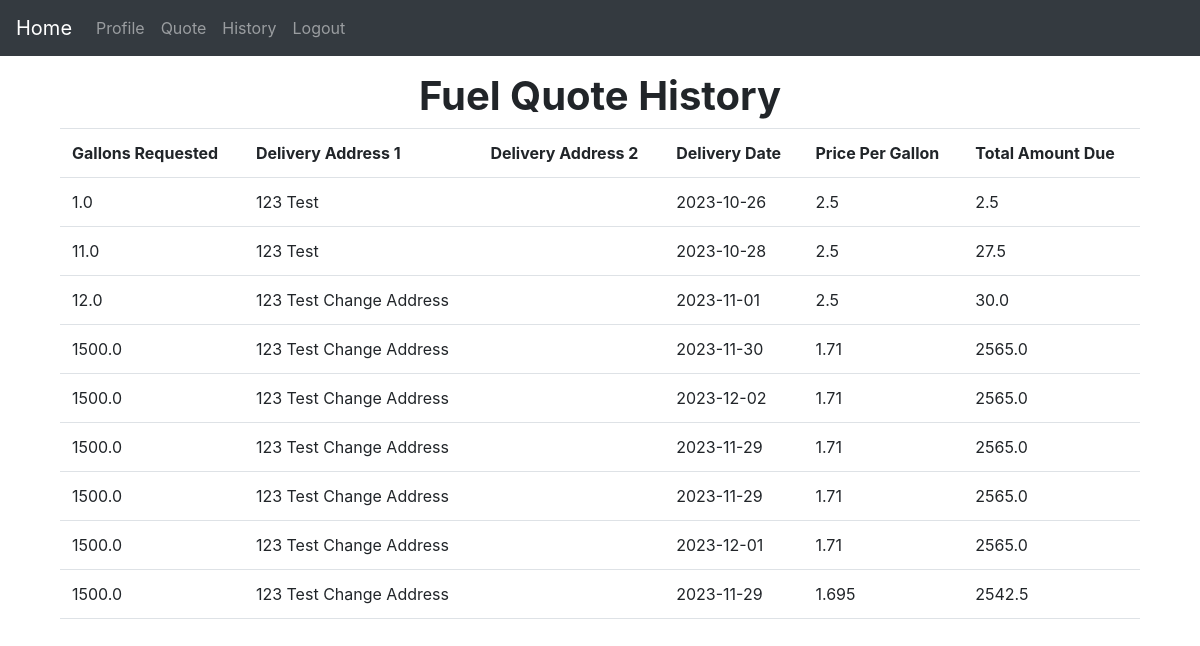
The app's page /history (signed in) with its own data.
### app.py (models this page shows)
class FuelQuote(db.Model):
    id = db.Column(db.Integer, primary_key=True)
    gallons = db.Column(db.Float)
    addressOne = db.Column(db.String(100))
    addressTwo = db.Column(db.String(100))
    deliveryDate = db.Column(db.String(10))
    pricePerGallon = db.Column(db.Float)
    totalAmountDue = db.Column(db.Float)
    user = db.relationship('UserCredentials', back_populates='quotes')
    user_id = db.Column(db.Integer, db.ForeignKey(UserCredentials.id))

### app.py (the view)
@app.route('/history')
@login_required
def history():
    quote_history = FuelQuote.query.filter_by(user_id=current_user.id).order_by(FuelQuote.deliveryDate).all()
    return render_template('history.html',
                           user=current_user,
                           quote_history=quote_history)

### app.py (called while the page is built)
@login_manager.user_loader
def load_user(id):
    return UserCredentials.query.get(int(id))

### templates/history.html
{% extends 'base.html' %} {% block title %}History{% endblock %} {% block
content %}
<div class="container py-3">
  <h1 align="center"><strong>Fuel Quote History</strong></h1>
  <table class="table">
    <tr>
      <th>Gallons Requested</th>
      <th>Delivery Address 1</th>
      <th>Delivery Address 2</th>
      <th>Delivery Date</th>
      <th>Price Per Gallon</th>
      <th>Total Amount Due</th>
    </tr>
    {% for quote in user.quotes %}
    <tr>
      <td>{{ quote.gallons }}</td>
      <td>{{ quote.addressOne }}</td>
      <td>{{ quote.addressTwo }}</td>
      <td>{{ quote.deliveryDate }}</td>
      <td>{{ quote.pricePerGallon }}</td>
      <td>{{ quote.totalAmountDue }}</td>
    </tr>
    {% endfor %}
  </table>
</div>
{% endblock %}

### templates/base.html (shortened to what this page needs)
<!DOCTYPE html>
<html lang="en">
  <head>
    <link
      href="https://cdn.jsdelivr.net/npm/bootstrap@5.0.2/dist/css/bootstrap.min.css"
      rel="stylesheet"
    />
    <link rel="stylesheet" href="/static/css/index.css" />
    <link
      rel="stylesheet"
      href="https://cdn.jsdelivr.net/npm/bootstrap@4.0.0/dist/css/bootstrap.min.css"
    />
  </head>
  <body>
    <nav class="navbar navbar-expand-lg navbar-dark bg-dark">
      <a class="navbar-brand" href="/">Home</a>
      <div class="collapse navbar-collapse" id="navbarNav">
        <ul class="navbar-nav">
          {% if user.is_authenticated %}
          <li class="nav-item">
            <a class="nav-link" href="/profile">Profile</a>
          </li>
          <li class="nav-item">
            <a class="nav-link" href="/quote">Quote</a>
          </li>
          <li class="nav-item">
            <a class="nav-link" href="/history">History</a>
          </li>
          <li class="nav-item">
            <a class="nav-link" href="/logout">Logout</a>
          </li>
          {% endif %}
        </ul>
      </div>
    </nav>
    <div class="container">{% block content %}{% endblock %}</div>
  </body>
</html>

### records on screen
FuelQuote: gallons "1.0", addressOne "123 Test", deliveryDate "2023-10-26", pricePerGallon "2.5", totalAmountDue "2.5"
FuelQuote: gallons "11.0", addressOne "123 Test", deliveryDate "2023-10-28", pricePerGallon "2.5", totalAmountDue "27.5"
FuelQuote: gallons "12.0", addressOne "123 Test Change Address", deliveryDate "2023-11-01", pricePerGallon "2.5", totalAmountDue "30.0"
FuelQuote: gallons "1500.0", addressOne "123 Test Change Address", deliveryDate "2023-11-30", pricePerGallon "1.71", totalAmountDue "2565.0"
FuelQuote: gallons "1500.0", addressOne "123 Test Change Address", deliveryDate "2023-12-02", pricePerGallon "1.71", totalAmountDue "2565.0"
FuelQuote: gallons "1500.0", addressOne "123 Test Change Address", deliveryDate "2023-11-29", pricePerGallon "1.71", totalAmountDue "2565.0"
FuelQuote: gallons "1500.0", addressOne "123 Test Change Address", deliveryDate "2023-11-29", pricePerGallon "1.71", totalAmountDue "2565.0"
FuelQuote: gallons "1500.0", addressOne "123 Test Change Address", deliveryDate "2023-12-01", pricePerGallon "1.71", totalAmountDue "2565.0"
FuelQuote: gallons "1500.0", addressOne "123 Test Change Address", deliveryDate "2023-11-29", pricePerGallon "1.695", totalAmountDue "2542.5"
